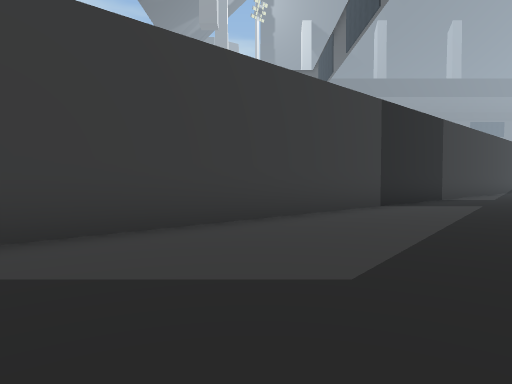
View 1 (above)

12 first-person views from a walk through a scene from a Unity 3-D project. The camera is 1.2 m above the floor, tilts 2° down and sees 75° across. The floor is counted in squares, 2 m on a side. Each view is taken from the middle of a square. On the plan, view 1 faces up. The plan holds only what a view shows up to about 10 squares ahead; the rest is blank. The place goes on beyond the plan.

View 2
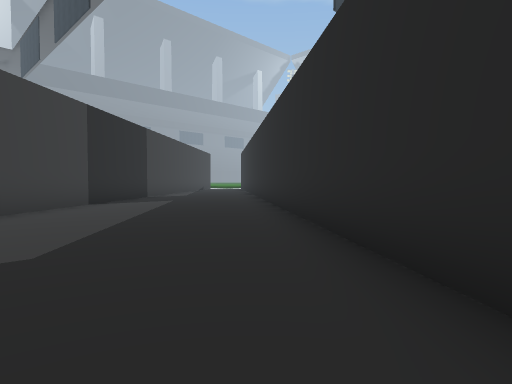

View 3
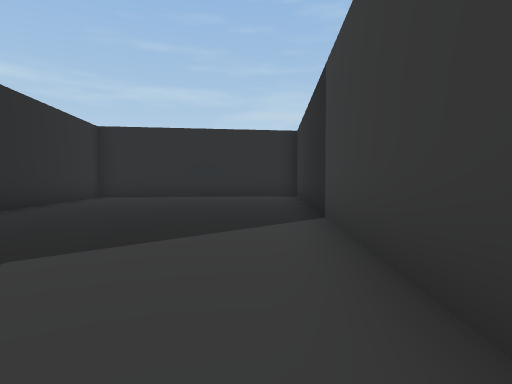

View 4
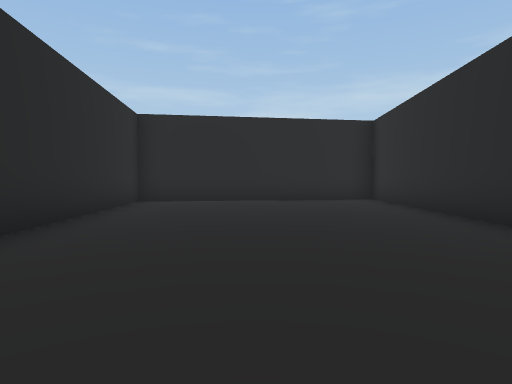

View 5
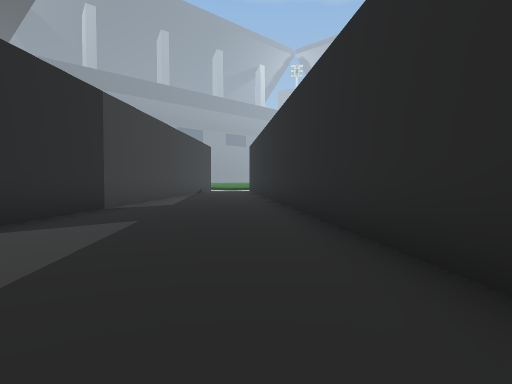

View 6
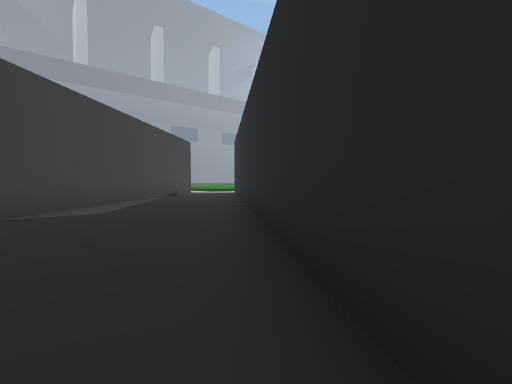

View 7
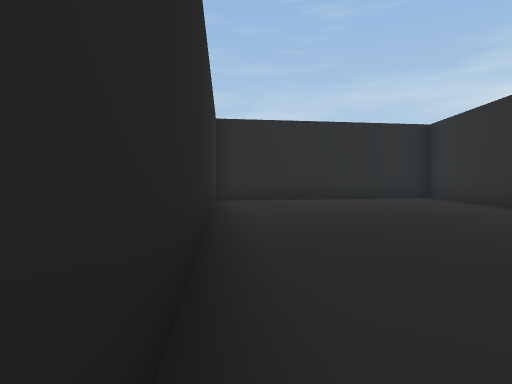

View 8
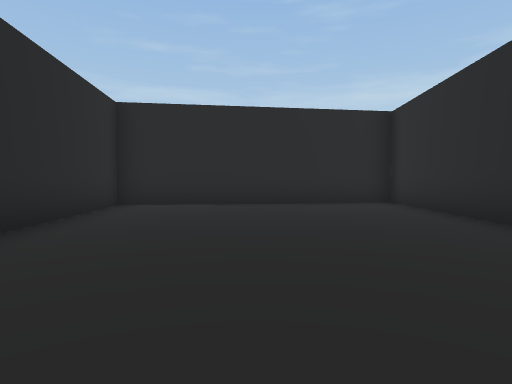

View 9
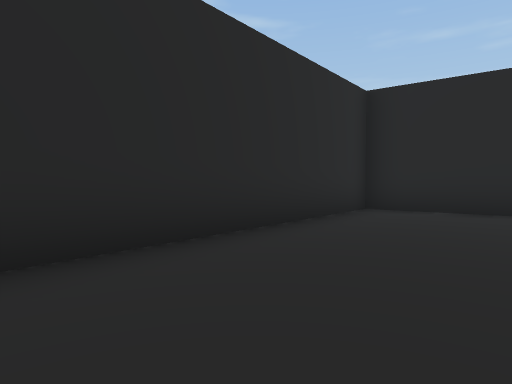

View 10
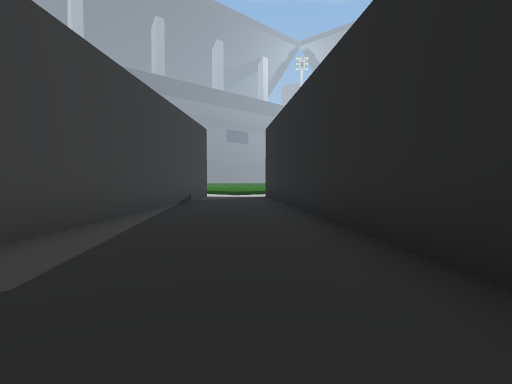

View 11
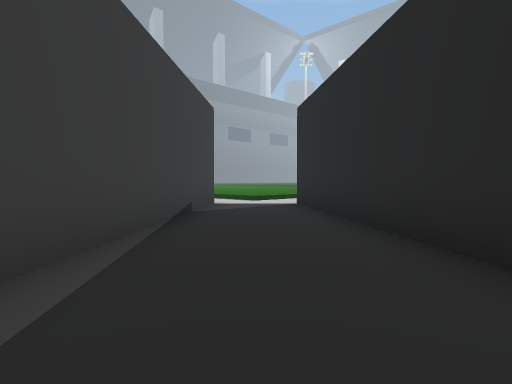

View 12
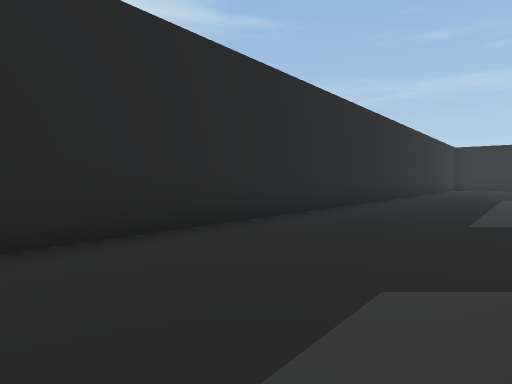

### Floor plan
Points are (right, up) in squares from view 1. A wall is a line through its corners. A room is listed if a view was taken in it or the views show most of it. See-through windows are left out.
Room 1 (views 1, 2, 3, 4, 5, 6, 7, 8, 9, 10, 11, 12)
walls: (-7.5, -3.9) (-3.3, -7) (10.9, 10.3); (8.3, 12.5) (-7.5, -1.5)
ways out: opening at (10, 11.7)

Positions as (right, up) in squares from view 1, and headings:
1: (0, 0), facing up
2: (0, -1), facing up-right
3: (1, 5), facing down-left
4: (1, 2), facing down-left
5: (3, 3), facing up-right
6: (5, 4), facing up-right
7: (3, 1), facing down-left
8: (0, 1), facing down-left
9: (-1, 0), facing down
10: (7, 8), facing up-right
11: (9, 11), facing up-right
12: (8, 12), facing down
